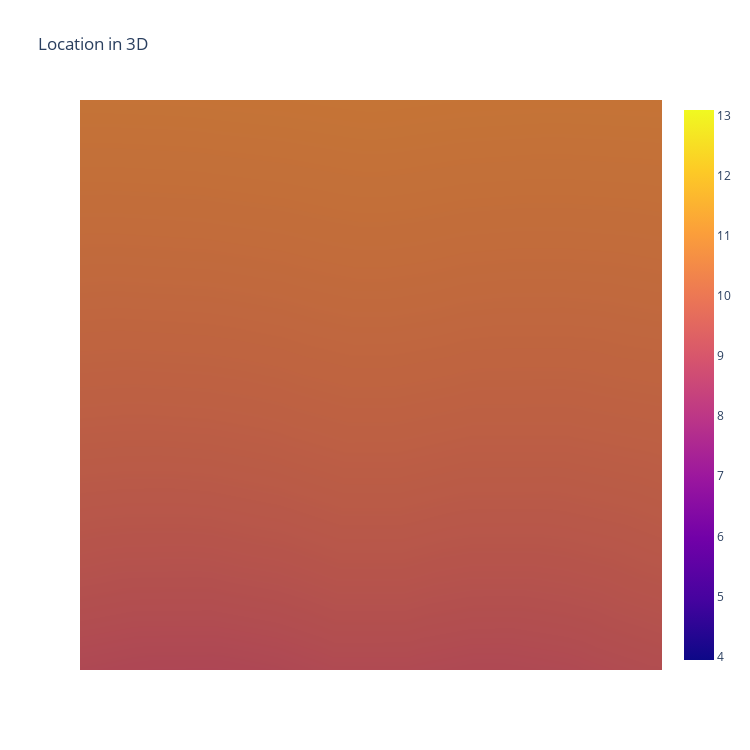

Here is the notebook cell this chart was saved with:
### Code cell
# Import the libraries
import numpy as np
import pandas as pd 
import rasterio
import pyproj
from rasterio.windows import from_bounds
from rasterio.plot import show
from rasterio.windows import Window
import matplotlib as mpl
import matplotlib.pyplot as plt
from mpl_toolkits.mplot3d import Axes3D
import plotly.graph_objects as go

# write a program that inputs DMS and converts into long., lat., x- and y- coor. and outputs a 3D-plot
def main ():
    print ("Please type UTM coordinates for Northing.") # input Northing
    n_degrees = int(input("Degrees: "))
    n_minutes = int(input("Minutes: "))
    n_seconds = float(input("Seconds: "))
    
    print("Please type UTM coordinates for Easting.") # input Easting
    e_degrees = int(input("Degrees: "))
    e_minutes = int(input("Minutes: "))
    e_seconds = float(input("Seconds: "))
    
    #convert DMS to Decimal
    latitude = n_degrees + (n_minutes/60) + (n_seconds/3600)
    longitude = e_degrees + (e_minutes/60) + (e_seconds/3600) 
    print ("Latitude is {} and Longitude is {}. Proceed? ".format(latitude, longitude))
    
    # convert decimal to x and y coordinate
    choice = input("y or n: ")
    if choice == "y":
        transformer = pyproj.Transformer.from_crs('epsg:4326', 'epsg:31370')
        x_coor, y_coor = transformer.transform(latitude, longitude)
        
        # choose bounds
        left = x_coor - 15
        right = x_coor + 15
        bottom = y_coor - 15
        top = y_coor + 15
        
        # load the data, make a window from the data, transform numpy ndarray into dataframe and reverse it
        data = rasterio.open('/Users/nicolasdemuynck/BeCode/Github/finalchallenge/tif files finalchallenge/DHMVIIDSMRAS1m_k13.tif')
        xy_window = data.read(1, window=from_bounds(left, bottom, right, top, data.transform))
        dataframe = pd.DataFrame(xy_window)
        
        # extracting the X, Y, Z to make a 3D-plot
        x = dataframe.columns # of x = np.arange(len(dataframe.columns)) // array of x- values
        y = dataframe.index # array of y- values

        X,Y = np.meshgrid(x,y) # create a rectangular grid out of an array of x- and y- values.
        Z = dataframe
        
        # 3D plot
        print ("Which library would you like to use for a 3D plot of your location?")
        library = input ("matplotlib or plotly: ")
        
        if library == "matplotlib":
            fig = plt.figure(figsize=(20,15))
            ax = fig.gca(projection='3d')
            ax.plot_surface(X, Y, Z)
            plt.show ()
            
        if library == 'plotly':
            fig = go.Figure(data=[go.Surface(z=dataframe.values)])
            fig.update_layout(title = 'Location in 3D', autosize = False, width = 750, height = 750,
                             scene=dict(aspectmode="manual", aspectratio=dict(x=10, y=10, z=5)))
            fig.show()
        
    if choice == 'n':
         print("No fun today. Will self destruct in 5...4..3...2...1...just joking.")
            
if __name__ == "__main__":
    main()

### Figure 1 — Plotly figure (JSON) as saved in the notebook; plotly's stock layout.template omitted (floating-point values rounded to 4 significant figures; data arrays with more than 128 entries replaced by an {"elided": "..."} marker saying what was removed)
{"data": [{"type": "surface", "z": {"elided": "30x30 float values"}}], "layout": {"autosize": false, "height": 750, "scene": {"aspectmode": "manual", "aspectratio": {"x": 10, "y": 10, "z": 5}}, "title": {"text": "Location in 3D"}, "width": 750}}
